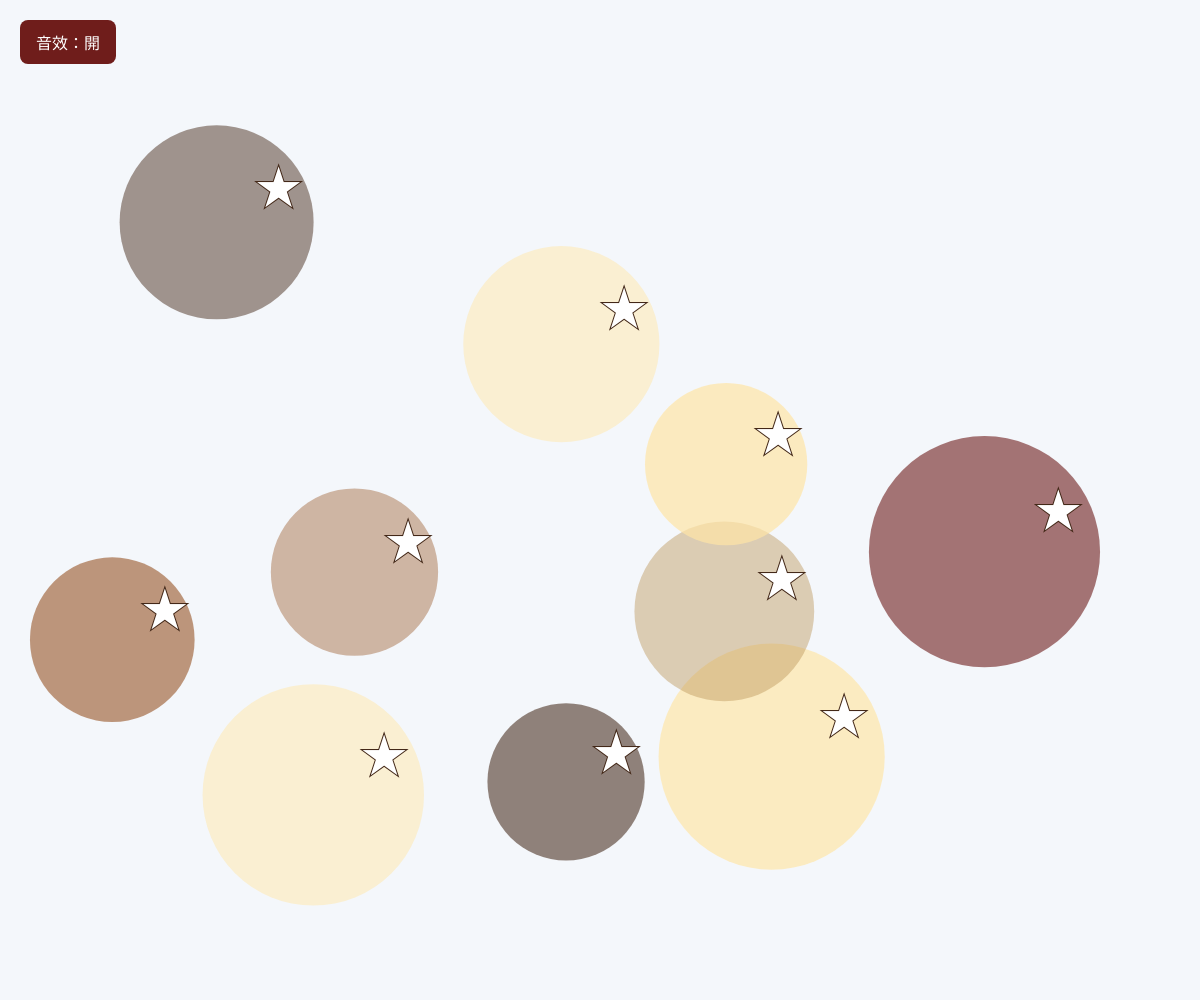
Frame 1 (no input)
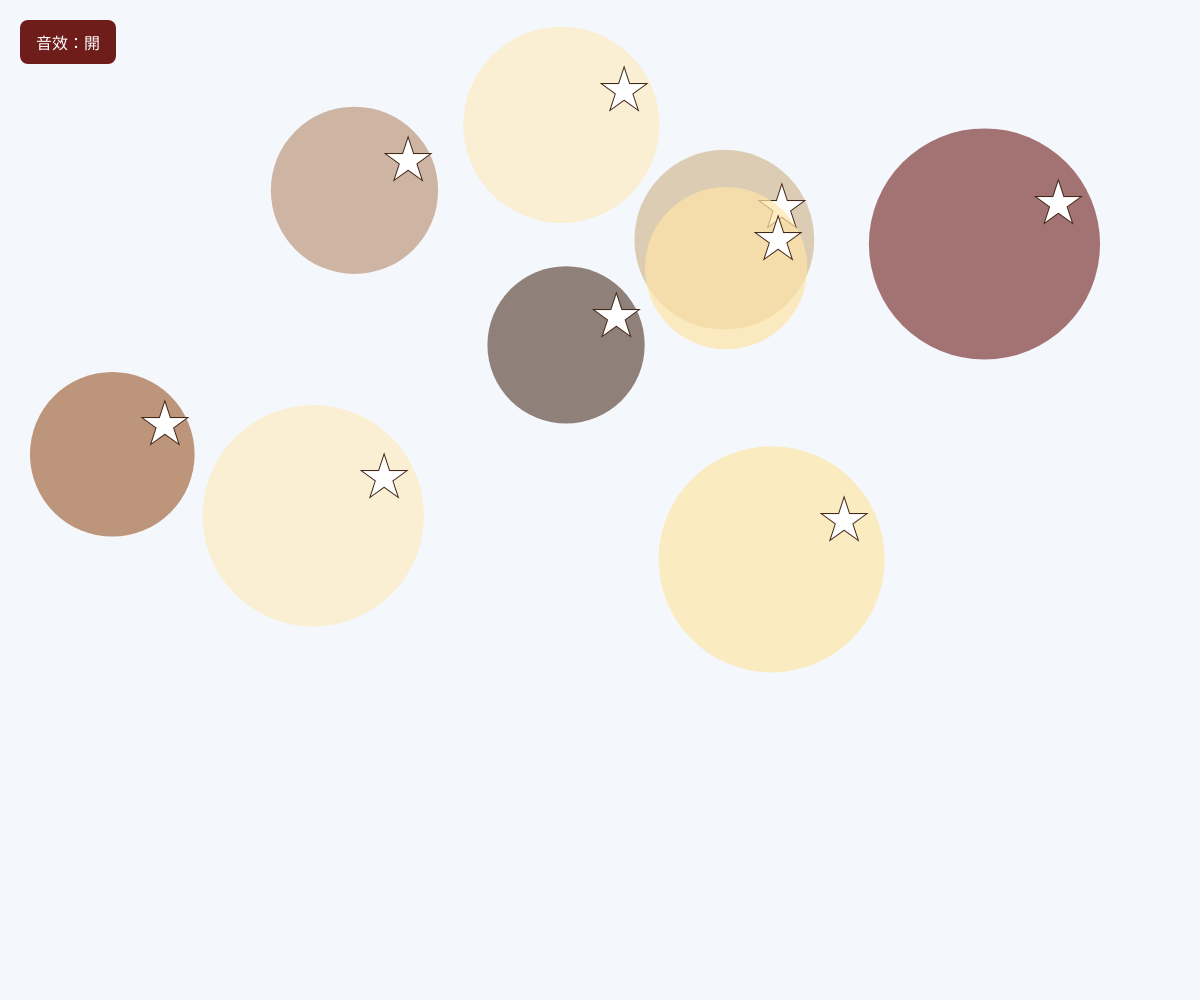
Frame 60 (no input)
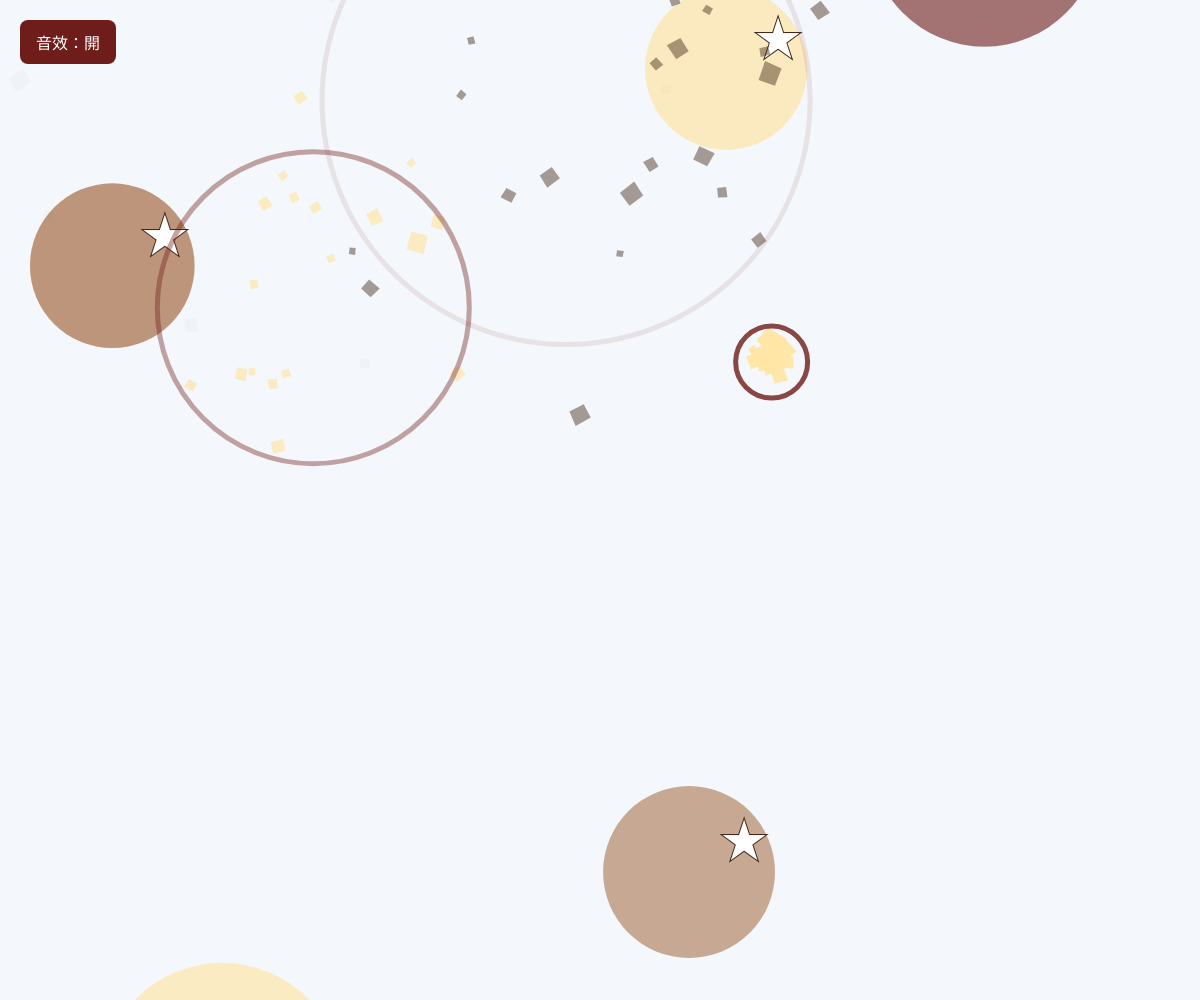
Frame 120 (the mouse pressed at the canvas centre since frame 60)

The p5.js sketch that drew these frames (run headless with seeded random() and noise() and a simulated clock; from frame 60 on, the mouse is pressed at the canvas centre):

// p5.js sketch
// ── sketch.js
const colors = [
  "#6f1d1b",
  "#bb9457",
  "#432818",
  "#99582a",
  "#ffe6a7"
];

const balloonCount = 10;
const balloons = [];
const particles = [];
const shockwaves = [];

let audioContext = null;
let soundEnabled = true;
let soundButton;

function setup() {
  createCanvas(windowWidth, windowHeight);
  textAlign(CENTER, CENTER);

  soundButton = createButton("音效：開");
  soundButton.position(20, 20);
  soundButton.style("font-size", "16px");
  soundButton.style("padding", "10px 16px");
  soundButton.style("border", "none");
  soundButton.style("border-radius", "8px");
  soundButton.style("background", "#6f1d1b");
  soundButton.style("color", "#ffffff");
  soundButton.style("cursor", "pointer");
  soundButton.mousePressed(toggleSound);

  for (let i = 0; i < balloonCount; i++) {
    balloons.push(new Balloon(true));
  }
}

function draw() {
  background("#f4f7fb");

  for (const balloon of balloons) {
    balloon.update();
    balloon.display();
  }

  for (let i = particles.length - 1; i >= 0; i--) {
    particles[i].update();
    particles[i].display();

    if (particles[i].isFinished()) {
      particles.splice(i, 1);
    }
  }

  for (let i = shockwaves.length - 1; i >= 0; i--) {
    shockwaves[i].update();
    shockwaves[i].display();

    if (shockwaves[i].isFinished()) {
      shockwaves.splice(i, 1);
    }
  }
}

class Balloon {
  constructor(initial = false) {
    this.reset(initial);
  }

  reset(initial = false) {
    this.size = random(150, 250);
    this.x = random(this.size / 2, width - this.size / 2);
    this.y = initial
      ? random(height * 0.2, height)
      : height + this.size;

    this.speed = random(3, 8);
    this.balloonColor = color(random(colors));
    this.balloonColor.setAlpha(random(40, 70) * 2.55);

    // 1～4 秒後爆破
    this.explodeAfter = random(60, 240);
    this.appearFrame = frameCount;
    this.exploded = false;
  }

  update() {
    if (this.exploded) return;

    this.y -= this.speed;

    if (frameCount - this.appearFrame >= this.explodeAfter) {
      this.explode();
    }

    if (this.y < -this.size) {
      this.explode();
    }
  }

  display() {
    if (this.exploded) return;

    noStroke();
    fill(this.balloonColor);
    ellipse(this.x, this.y, this.size, this.size);

    // 氣球右上方的星星
    fill("#ffffff");
    stroke("#432818");
    strokeWeight(2);
    textSize(56);

    text(
      "★",
      this.x + this.size * 0.32,
      this.y - this.size * 0.16
    );
  }

  explode() {
    if (this.exploded) return;

    this.exploded = true;

    if (soundEnabled) {
      playPopSound();
    }

    const particleCount = floor(random(18, 30));

    for (let i = 0; i < particleCount; i++) {
      particles.push(
        new Particle(this.x, this.y, this.balloonColor)
      );
    }

    shockwaves.push(
      new Shockwave(this.x, this.y)
    );

    setTimeout(() => {
      this.reset();
    }, 180);
  }
}

class Particle {
  constructor(x, y, particleColor) {
    this.x = x;
    this.y = y;

    const angle = random(TWO_PI);
    const force = random(3, 10);

    this.velocityX = cos(angle) * force;
    this.velocityY = sin(angle) * force - random(1, 4);

    this.size = random(4, 12);
    this.rotation = random(TWO_PI);
    this.rotationSpeed = random(-0.15, 0.15);
    this.gravity = 0.18;
    this.life = 255;
    this.particleColor = color(particleColor);
  }

  update() {
    this.velocityY += this.gravity;
    this.x += this.velocityX;
    this.y += this.velocityY;
    this.rotation += this.rotationSpeed;
    this.life -= 5;
  }

  display() {
    push();

    translate(this.x, this.y);
    rotate(this.rotation);

    this.particleColor.setAlpha(max(this.life, 0));
    fill(this.particleColor);
    noStroke();

    beginShape();
    vertex(-this.size, -this.size * 0.4);
    vertex(this.size * 0.6, -this.size);
    vertex(this.size, this.size * 0.5);
    vertex(-this.size * 0.5, this.size);
    endShape(CLOSE);

    pop();
  }

  isFinished() {
    return this.life <= 0;
  }
}

class Shockwave {
  constructor(x, y) {
    this.x = x;
    this.y = y;
    this.radius = 20;
    this.life = 220;
  }

  update() {
    this.radius += 8;
    this.life -= 7;
  }

  display() {
    noFill();
    stroke(111, 29, 27, max(this.life, 0));
    strokeWeight(5);

    ellipse(
      this.x,
      this.y,
      this.radius * 2,
      this.radius * 2
    );
  }

  isFinished() {
    return this.life <= 0;
  }
}

function toggleSound() {
  soundEnabled = !soundEnabled;

  soundButton.html(
    soundEnabled ? "音效：開" : "音效：關"
  );

  soundButton.style(
    "background",
    soundEnabled ? "#6f1d1b" : "#777777"
  );

  if (soundEnabled) {
    enableAudio();
  }
}

function playPopSound() {
  enableAudio();

  const now = audioContext.currentTime;

  // 清脆主要爆破聲
  const oscillator = audioContext.createOscillator();
  const gainNode = audioContext.createGain();

  oscillator.type = "triangle";
  oscillator.frequency.setValueAtTime(780, now);
  oscillator.frequency.exponentialRampToValueAtTime(
    1450,
    now + 0.035
  );

  gainNode.gain.setValueAtTime(0.0001, now);
  gainNode.gain.exponentialRampToValueAtTime(
    0.32,
    now + 0.006
  );
  gainNode.gain.exponentialRampToValueAtTime(
    0.0001,
    now + 0.14
  );

  oscillator.connect(gainNode);
  gainNode.connect(audioContext.destination);

  oscillator.start(now);
  oscillator.stop(now + 0.15);

  // 高頻亮音
  const sparkle = audioContext.createOscillator();
  const sparkleGain = audioContext.createGain();

  sparkle.type = "sine";
  sparkle.frequency.setValueAtTime(1900, now);
  sparkle.frequency.exponentialRampToValueAtTime(
    900,
    now + 0.08
  );

  sparkleGain.gain.setValueAtTime(0.0001, now);
  sparkleGain.gain.exponentialRampToValueAtTime(
    0.12,
    now + 0.004
  );
  sparkleGain.gain.exponentialRampToValueAtTime(
    0.0001,
    now + 0.09
  );

  sparkle.connect(sparkleGain);
  sparkleGain.connect(audioContext.destination);

  sparkle.start(now);
  sparkle.stop(now + 0.1);
}

function enableAudio() {
  if (!audioContext) {
    audioContext = new (
      window.AudioContext ||
      window.webkitAudioContext
    )();
  }

  if (audioContext.state === "suspended") {
    audioContext.resume();
  }
}

function mousePressed() {
  enableAudio();
}

function touchStarted() {
  enableAudio();
  return false;
}

function windowResized() {
  resizeCanvas(windowWidth, windowHeight);
}
// ── preview.html
<!DOCTYPE html>
<html lang="zh-Hant">
<head>
  <meta charset="UTF-8" />
  <meta name="viewport" content="width=device-width, initial-scale=1.0" />
  <title>sketch.js 多圓圈預覽</title>
  <link rel="stylesheet" href="style.css" />
</head>
<body>
  <script src="libraries/p5.min.js"></script>
  <script src="sketch.js"></script>
</body>
</html>
